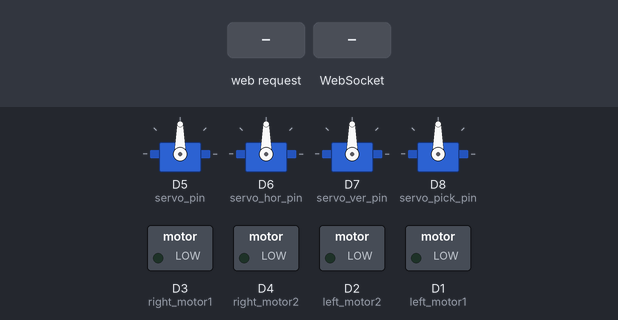
The sketch below on a simulated ESP8266 (NodeMCU). On the bench: 4 × servo, switched loads named in the sketch (green lamp = pin HIGH). The test bench sets the inputs (shaded band). WiFi joins after 1.5 s; servers stay silent unless stated; what the sketch prints to the serial monitor is not drawn.

Above: at 3.0 s.
3.1 s: HTTP request GET /rotate received
At 3.27 s:
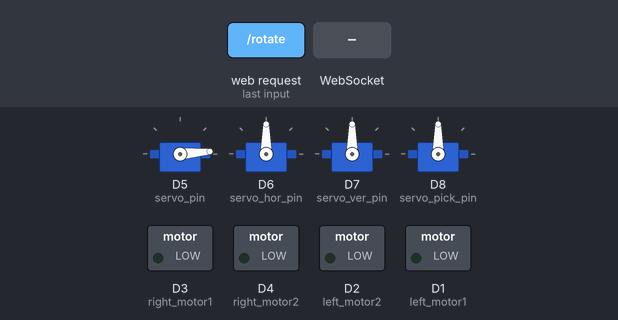
At 4.33 s:
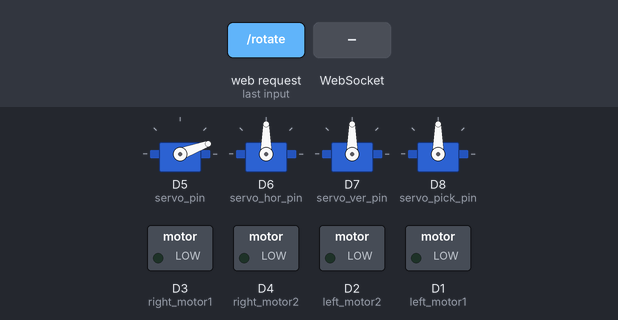
6.1 s: WebSocket text "forward" received
At 6.44 s:
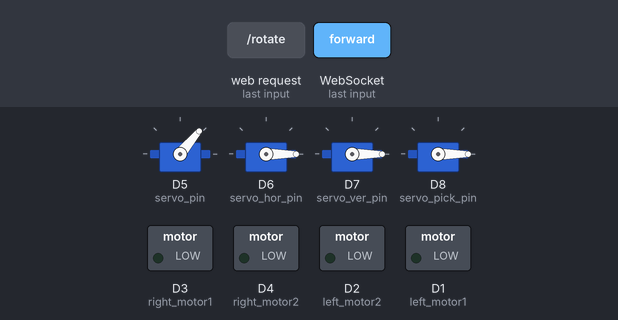
Timing chart, 0 to 27.4 s (numbered marks = the images above; inputs shaded):
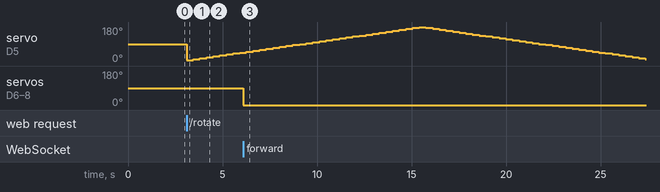

The sketch:

rover.ino
```cpp
/*By Md. Saleh Sadiq Tanim*/

#include <ESP8266WiFi.h>
#include <ESP8266WebServer.h>
#include <Servo.h>
#include <WebSocketsServer.h>
#include <ArduinoJson.h>

ESP8266WebServer server(80);
WebSocketsServer webSocket = WebSocketsServer(81);

Servo servo; //camera rotation
Servo servo_hor;
Servo servo_ver;
Servo servo_pick;

StaticJsonDocument<192> doc;

#define ssid "OPTIMUS-Access-Point"
#define password "123opop123"

#define servo_pin D5
#define servo_hor_pin D6
#define servo_ver_pin D7
#define servo_pick_pin D8

#define left_motor1 D1
#define left_motor2 D2
#define right_motor1 D3
#define right_motor2 D4


String str_payload = "";
bool toggle_rotation = false;
unsigned long now_time = 0;

int servo_x_val = 0;
bool flag_x = true;

const char *html_content = "<!DOCTYPE html>\n"
                           "<html lang=\"en\">\n"
                           "\n"
                           "<head>\n"
                           "    <meta charset=\"UTF-8\">\n"
                           "    <meta http-equiv=\"X-UA-Compatible\" content=\"IE=edge\">\n"
                           "    <meta name=\"viewport\" content=\"width=device-width, initial-scale=1.0\">\n"
                           "    <title>Rover Controller</title>\n"
                           "\n"
                           "    <style>\n"
                           "        .center{\n"
                           "            margin: 0 auto;\n"
                           "            text-align: center;\n"
                           "        }\n"
                           "        .bottom{\n"
                           "        \tmargin-top: 2rem;\n"
                           "            width: 99%;\n"
                           "        }\n"
                           "        #car-control{\n"
                           "            padding-top: 2rem;\n"
                           "        }\n"
                           "        #arm-control{\n"
                           "            padding-top: 5rem;\n"
                           "        }\n"
                           "\n"
                           "        .btn{\n"
                           "            background-color: rgb(252, 72, 72);\n"
                           "            border: none;\n"
                           "            outline: none;\n"
                           "            width: 5rem;\n"
                           "            height: 5rem;\n"
                           "            border-radius: 50%;\n"
                           "            transition: .2s;\n"
                           "        }\n"
                           "        .btn:active{\n"
                           "        \ttransform: scale(1.2);\n"
                           "            background-color: rgb(197, 34, 34);;\n"
                           "            border-radius: 30%;\n"
                           "        }\n"
                           "        \n"
                           "        \n"
                           "      #wrap {\n"
                           "        margin: auto;\n"
                           "        width: 100%;\n"
                           "        height: 13rem;\n"
                           "        padding: 0;\n"
                           "        overflow: hidden;\n"
                           "      }\n"
                           "      #scaled-frame {\n"
                           "        width: 1600px;\n"
                           "        height: 1200px;\n"
                           "        border: 0px;\n"
                           "      }\n"
                           "      #scaled-frame {\n"
                           "        zoom: 0.25;\n"
                           "        -moz-transform: scale(0.25);\n"
                           "        -moz-transform-origin: 0 0;\n"
                           "        -o-transform: scale(0.25);\n"
                           "        -o-transform-origin: 0 0;\n"
                           "        -webkit-transform: scale(0.25);\n"
                           "        -webkit-transform-origin: 0 0;\n"
                           "      }\n"
                           "      @media screen and (-webkit-min-device-pixel-ratio:0) {\n"
                           "        #scaled-frame {\n"
                           "          zoom: 1;\n"
                           "        }\n"
                           "      }\n"
                           "      \n"
                           "    </style>\n"
                           "</head>\n"
                           "\n"
                           "<body>\n"
                           "  <div id=\"wrap\">\n"
                           "   <iframe src=\"http://192.168.4.1/\" id=\"scaled-frame\">\n"
                           "     </iframe> \n"
                           "  </div>\n"
                           "\t \n"
                           "    <div class=\"center\" style=\"margin-top: 2rem;\">\n"
                           "        <button onclick=\"Arm_Controller()\" style=\"margin-right: 5rem;\">\n"
                           "            <b>Arm Controller</b>\n"
                           "        </button>\n"
                           "        \n"
                           "        <button onclick=\"Car_Controller()\">\n"
                           "            <b>Car Controller</b>\n"
                           "        </button>\n"
                           "    </div>\n"
                           "\n"
                           "    <div id=\"car-control\" class=\"center\" style=\"display: block;\">\n"
                           "        <button class=\"btn\" ontouchstart=\"move_car('forward')\" ontouchend=\"move_car('stop')\"></button> <br>\n"
                           "        <button class=\"btn\" style=\"margin-right: 5rem;\" ontouchstart=\"move_car('left')\" ontouchend=\"move_car('stop')\"></button>\n"
                           "        <button class=\"btn\" ontouchstart=\"move_car('right')\" ontouchend=\"move_car('stop')\"></button> <br>\n"
                           "        <button class=\"btn\" ontouchstart=\"move_car('backward')\" ontouchend=\"move_car('stop')\"></button>\n"
                           "    </div>\n"
                           "\n"
                           "    <div id=\"arm-control\" class=\"center\" style=\"display: none;\">\n"
                           "        Vertical <br>\n"
                           "        <input type=\"range\" min=\"1000\" max=\"2000\" value=\"1500\" oninput=\"servo_vertical(this.value)\"> <br>\n"
                           "        Horizontal <br>\n"
                           "        <input type=\"range\" min=\"1000\" max=\"2000\" value=\"1500\" oninput=\"servo_horizontal(this.value)\"> <br>\n"
                           "        Picker <br>\n"
                           "        <input type=\"range\" min=\"1000\" max=\"2000\" value=\"1500\" oninput=\"servo_picker(this.value)\"> <br>\n"
                           "        <button onclick=\"auto_rotate()\" style=\"margin-top: 3rem;\">\n"
                           "          Auto Rotate\n"
                           "        </button>\n"
                           "\n"
                           "    </div>\n"
                           "\n"
                           "    <div class=\"center bottom\">\n"
                           "        <b>Camera Controller</b> <br>\n"
                           "        <input type=\"range\" min=\"1000\" max=\"2000\" value=\"1500\" \n"
                           "        style=\"width: 16rem;\" oninput=\"camera_movement(this.value)\">\n"
                           "    </div>\n"
                           "\n"
                           "<script>\n"
                           "    let car_ctrl = document.getElementById(\"car-control\");\n"
                           "    let arm_ctrl = document.getElementById(\"arm-control\");\n"
                           "    let Socket = new WebSocket('ws://' + window.location.hostname + ':81/');\n"
                           "    \n"
                           "    //init value    \n"
                           "    let json = {\n"
                           "    \t\t\"direction\": \"stop\",\n"
                           "        \"camera_rot\" : 1500,\n"
                           "        \"servo_vertical\": 1500,\n"
                           "        \"servo_horizontal\": 1500,\n"
                           "        \"servo_picker\": 1500\n"
                           "    \t};\n"
                           "    \n"
                           "    function auto_rotate(){\n"
                           "      var xmlHttp = new XMLHttpRequest();\n"
                           "      xmlHttp.open(\"GET\", \"/rotate\", true);\n"
                           "      xmlHttp.send(null);\n"
                           "    }\n"
                           "    \n"
                           "    function Arm_Controller(){\n"
                           "        car_ctrl.style.display = \"none\";\n"
                           "        arm_ctrl.style.display = \"block\";\n"
                           "    }\n"
                           "    function Car_Controller(){\n"
                           "        car_ctrl.style.display = \"block\";\n"
                           "        arm_ctrl.style.display = \"none\";\n"
                           "    }\n"
                           "    \n"
                           "    function camera_movement(val){\n"
                           "      json[\"camera_rot\"] = parseInt(val);\n"
                           "    \tSocket.send(JSON.stringify(json));\n"
                           "    }\n"
                           "    function move_car(dir){\n"
                           "    \tjson[\"direction\"] = dir;\n"
                           "        Socket.send(JSON.stringify(json));\n"
                           "    }\n"
                           "    function servo_vertical(val){\n"
                           "    \tjson[\"servo_vertical\"] = parseInt(val);\n"
                           "    \tSocket.send(JSON.stringify(json));\n"
                           "    }\n"
                           "    function servo_horizontal(val){\n"
                           "    \tjson[\"servo_horizontal\"] = parseInt(val);\n"
                           "    \tSocket.send(JSON.stringify(json));\n"
                           "    }\n"
                           "    function servo_picker(val){\n"
                           "    \tjson[\"servo_picker\"] = parseInt(val);\n"
                           "    \tSocket.send(JSON.stringify(json));\n"
                           "    }\n"
                           "</script>\n"
                           "</body>\n"
                           "</html>";
void main_page() {
  server.send(200, "text/html", html_content);
}

void auto_rotate() {
  toggle_rotation = !toggle_rotation;
  server.send(200, "text/plain", "ok");
}

void webSocketEvent(uint8_t num, WStype_t type, uint8_t * payload, size_t length) {
  if (type == WStype_TEXT) {
    str_payload = String((char *)payload);
    deserializeJson(doc, str_payload);

    if (!toggle_rotation) servo.writeMicroseconds(doc["camera_rot"]);

    servo_hor.writeMicroseconds(doc["servo_horizontal"]);
    servo_ver.writeMicroseconds(doc["servo_vertical"]);
    servo_pick.writeMicroseconds(doc["servo_picker"]);


    if (doc["direction"] != "stop") {
      if (doc["direction"] == "forward") forward();
      else if (doc["direction"] == "right") right();
      else if (doc["direction"] == "left") left();
      else if (doc["direction"] == "backward") backward();
    }
    else _stop_();
  }
}


void setup() {

  servo.attach(servo_pin);
  servo_hor.attach(servo_hor_pin);
  servo_ver.attach(servo_ver_pin);
  servo_pick.attach(servo_pick_pin);

  pinMode(left_motor1, OUTPUT);
  pinMode(left_motor2, OUTPUT);
  pinMode(right_motor1, OUTPUT);
  pinMode(right_motor2, OUTPUT);

  servo.write(90);
  servo_hor.write(90);
  servo_ver.write(90);
  servo_pick.write(90);

  delay(300);

  Serial.begin(115200);
  WiFi.mode(WIFI_STA);
  WiFi.begin(ssid, password);

  while (WiFi.status() != WL_CONNECTED) {
    delay(500);
    Serial.print(".");
  }

  Serial.println("");
  Serial.println("WiFi connected");
  Serial.println("IP address: ");
  Serial.println(WiFi.localIP());

  server.on("/", main_page);
  server.on("/rotate", auto_rotate);

  server.begin();
  webSocket.begin();
  webSocket.onEvent(webSocketEvent);

  Serial.println("Server listening");
}


void rotate_servo_x() {
  if (servo_x_val >= 180) {
    servo_x_val = 180;
    flag_x = false;
  }
  else if (servo_x_val <= 0) {
    servo_x_val = 0;
    flag_x = true;
  }
  if (flag_x) {
    servo_x_val += 5;
  }
  else {
    servo_x_val -= 5;
  }
  servo.write(servo_x_val);
}


/*   <movement>    */

void left() {
  digitalWrite(left_motor1, HIGH);
  digitalWrite(left_motor2, LOW);
  digitalWrite(right_motor1, LOW);
  digitalWrite(right_motor2, HIGH);

}

void right() {
  digitalWrite(left_motor1, LOW);
  digitalWrite(left_motor2, HIGH);
  digitalWrite(right_motor1, HIGH);
  digitalWrite(right_motor2, LOW);
}

void forward() {
  digitalWrite(left_motor1, HIGH);
  digitalWrite(left_motor2, LOW);
  digitalWrite(right_motor1, HIGH);
  digitalWrite(right_motor2, LOW);
}

void backward() {
  digitalWrite(left_motor1, LOW);
  digitalWrite(left_motor2, HIGH);
  digitalWrite(right_motor1, LOW);
  digitalWrite(right_motor2, HIGH);
}

void _stop_() {
  digitalWrite(left_motor1, LOW);
  digitalWrite(left_motor2, LOW);
  digitalWrite(right_motor1, LOW);
  digitalWrite(right_motor2, LOW);

}

/*    </movement>   */

void loop() {
  webSocket.loop();
  server.handleClient();

  if (toggle_rotation) {
    if ((millis() - now_time) > 350) {
      rotate_servo_x();
      now_time = millis();
    }
  }
}
```

Measured:
- after the input at 3.1 s, servo on D5 (servo_pin): 90° → 5° at once, → 10° 0.35 s later, → 15° 0.35 s later, → 20° 0.35 s later, … (9 changes in this stretch)
- after the input at 6.1 s, servo on D6 (servo_hor_pin), servo on D7 (servo_ver_pin), servo on D8 (servo_pick_pin): 90° → 0° at once
